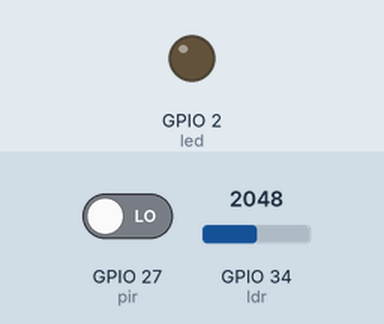
This program was run on a simulated ESP32 board running MicroPython. Parts: output pins drawn as LEDs (lit = HIGH). The test bench sets the inputs (shaded band); at power-on: GPIO 27 (pir) LOW, GPIO 34 (ldr) = 2048 (analog values on the 0–4095 scale). WiFi joins after 1.5 s; no MQTT or app messages arrive unless stated; the clock reads 2024-03-15 10:24:30 at power-on unless the program sets it; what the program prints to the serial console is not drawn.

Above: at 3.3 s.
3.4 s: GPIO 27 (pir) driven HIGH
5.6 s: GPIO 34 (ldr) set to 1044
7.3 s: GPIO 34 (ldr) set to 939
At 9.3 s:
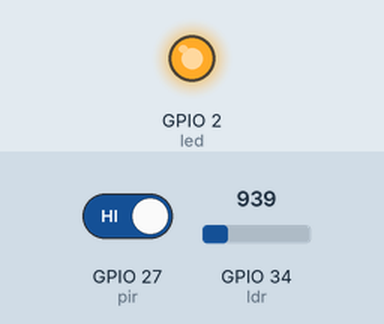
9.6 s: GPIO 27 (pir) driven LOW
At 10.9 s:
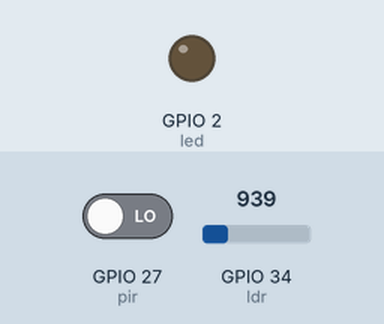
Timing chart, 0 to 12.6 s (numbered marks = the images above; inputs shaded):
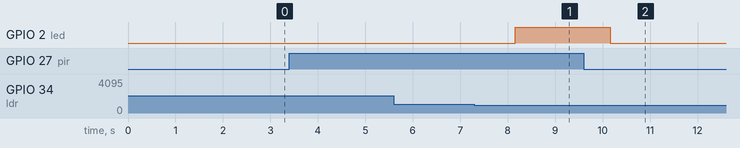

Measured:
- the behaviour switches between 1000 and 999 on GPIO 34 (ldr) (found by bisection; images 0 and 1)
- after the input at 3.4 s, every drawn part: stays the same
- after the input at 5.6 s, every drawn part: stays the same
- after the input at 7.3 s, GPIO 2 (led): LOW → HIGH after 0.86 s
- after the input at 9.6 s, GPIO 2 (led): HIGH → LOW after 0.56 s

The program:

main.py
```python
"""ESP32 主程式 — PIR 偵測 + 光敏判斷開燈 + MQTT"""

import json
import time
from machine import Pin, ADC

import config

# --- 硬體初始化 ---
ldr = ADC(Pin(config.LDR_PIN))
ldr.atten(ADC.ATTN_11DB)  # 量測範圍 0-3.3V，ADC 值 0-4095

led = Pin(config.LED_PIN, Pin.OUT)
led.value(0)

pir = Pin(config.PIR_PIN, Pin.IN, Pin.PULL_DOWN)

led_status = "off"
manual_override = False
manual_override_time = 0
MANUAL_OVERRIDE_DURATION = 60

PIR_COOLDOWN = 10
last_pir_time = 0
last_publish_time = 0


# --- MQTT 連線 ---
def connect_mqtt():
    from lib.umqtt_simple import MQTTClient

    client = MQTTClient(
        client_id=config.MQTT_CLIENT_ID,
        server=config.MQTT_BROKER,
        port=config.MQTT_PORT,
        user=config.MQTT_USERNAME,
        password=config.MQTT_PASSWORD,
        ssl=config.MQTT_USE_SSL,
    )
    client.set_callback(on_message)
    client.connect()
    client.subscribe(config.TOPIC_LIGHT_CONTROL)
    print(f"[MQTT] 已連線，訂閱 {config.TOPIC_LIGHT_CONTROL}")
    return client


def on_message(topic, msg):
    global led_status, manual_override, manual_override_time
    topic = topic.decode()
    try:
        payload = json.loads(msg.decode())
    except (ValueError, UnicodeError):
        return

    if topic == config.TOPIC_LIGHT_CONTROL:
        action = payload.get("action", "")
        if action == "on":
            led.value(1)
            led_status = "on"
            manual_override = True
            manual_override_time = time.time()
            print("[LED] 手動開燈")
        elif action == "off":
            led.value(0)
            led_status = "off"
            manual_override = True
            manual_override_time = time.time()
            print("[LED] 手動關燈")
        elif action == "auto":
            manual_override = False
            print("[LED] 恢復自動模式")
        publish_light_status(mqtt_client)


def publish_light_data(client, ldr_value):
    payload = json.dumps({"value": ldr_value})
    client.publish(config.TOPIC_SENSOR_LIGHT, payload)


def publish_light_status(client):
    payload = json.dumps({"status": led_status})
    client.publish(config.TOPIC_LIGHT_STATUS, payload)


def set_led(client, on):
    """控制 LED 並發布狀態"""
    global led_status
    if on and led_status == "off":
        led.value(1)
        led_status = "on"
        print("[LED] 自動開燈（PIR + 暗）")
        publish_light_status(client)
    elif not on and led_status == "on":
        led.value(0)
        led_status = "off"
        print("[LED] 自動關燈（無人）")
        publish_light_status(client)


# --- 主迴圈 ---
print("[系統] ESP32 PIR + 照明線路啟動")
mqtt_client = connect_mqtt()

while True:
    try:
        ldr_value = ldr.read()
        pir_value = pir.value()
        now = time.time()

        # 手動覆蓋超時，恢復自動
        if manual_override and (now - manual_override_time > MANUAL_OVERRIDE_DURATION):
            manual_override = False
            print("[LED] 手動控制超時，恢復自動模式")

        # 自動控制（手動模式下跳過）
        if not manual_override:
            if pir_value == 1:
                # 有人 + 暗 → 開燈
                if ldr_value < config.LIGHT_THRESHOLD:
                    set_led(mqtt_client, True)
                # 有人 + 亮 → 不需要開燈
            else:
                # 沒人 → 關燈
                set_led(mqtt_client, False)

        # PIR 觸發 → 發 MQTT 通知 RPi 拍照
        if pir_value == 1 and (now - last_pir_time >= PIR_COOLDOWN):
            last_pir_time = now
            print("[PIR] 偵測到移動！發布 MQTT")
            payload = json.dumps({"triggered": True, "timestamp": now})
            mqtt_client.publish(config.TOPIC_SECURITY_PIR, payload)

        # 定時發布亮度數據
        if now - last_publish_time >= config.PUBLISH_INTERVAL:
            last_publish_time = now
            publish_light_data(mqtt_client, ldr_value)

        # 每秒檢查 MQTT 訊息
        mqtt_client.check_msg()
        time.sleep(1)

    except OSError as e:
        print(f"[錯誤] {e}，嘗試重新連線...")
        time.sleep(5)
        mqtt_client = connect_mqtt()
```

config.py
```python
"""ESP32 MicroPython 設定檔"""
"""範本設定格式"""

# --- WiFi ---
WIFI_SSID = "YOUR_WIFI_SSID"
WIFI_PASSWORD = "YOUR_WIFI_PASSWORD"

# --- MQTT (HiveMQ Cloud) ---
MQTT_BROKER = "YOUR_BROKER_URL.s1.eu.hivemq.cloud"
MQTT_PORT = 8883
MQTT_USERNAME = "YOUR_MQTT_USERNAME"
MQTT_PASSWORD = "YOUR_MQTT_PASSWORD"
MQTT_CLIENT_ID = "esp32-light"
MQTT_USE_SSL = True

# --- MQTT Topics ---
TOPIC_SENSOR_LIGHT = "home/sensor/light"
TOPIC_LIGHT_STATUS = "home/light/status"
TOPIC_LIGHT_CONTROL = "home/light/control"
TOPIC_SECURITY_PIR = "home/security/pir"

# --- GPIO Pin ---
LDR_PIN = 34      # 光敏電阻（ADC）
LED_PIN = 2       # LED 輸出
PIR_PIN = 27      # PIR 紅外線感測器

# --- 閾值 ---
LIGHT_THRESHOLD = 1000  # 亮度閾值（ADC 值 0-4095，越小越暗）
PUBLISH_INTERVAL = 5    # MQTT 發布間隔（秒）
```

boot.py
```python
"""ESP32 啟動腳本 — WiFi 連線"""

import network
import time

import config


def connect_wifi():
    wlan = network.WLAN(network.STA_IF)
    wlan.active(True)

    if wlan.isconnected():
        print("[WiFi] 已連線")
        print(f"[WiFi] IP: {wlan.ifconfig()[0]}")
        return wlan

    print(f"[WiFi] 正在連線 {config.WIFI_SSID}...")
    wlan.connect(config.WIFI_SSID, config.WIFI_PASSWORD)

    timeout = 20
    while not wlan.isconnected() and timeout > 0:
        time.sleep(1)
        timeout -= 1
        print(".", end="")

    if wlan.isconnected():
        print(f"\n[WiFi] 已連線，IP: {wlan.ifconfig()[0]}")
    else:
        print("\n[WiFi] 連線失敗，重啟中...")
        import machine
        machine.reset()

    return wlan


wlan = connect_wifi()
```
